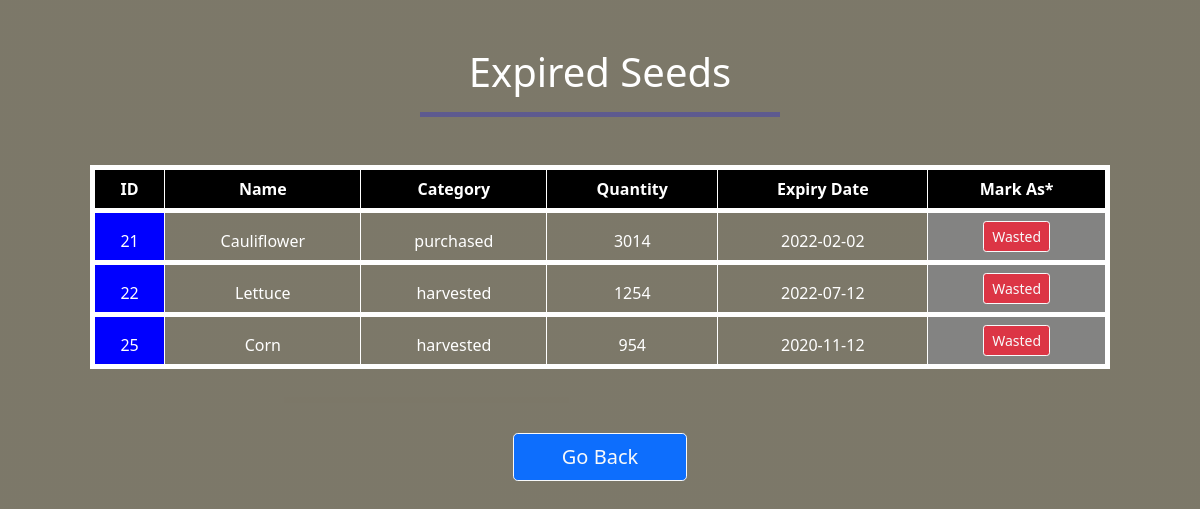
Page /expired_seed.php on the committed database.
### tables this page shows
CREATE TABLE `seed` (
  `id` int(10) UNSIGNED NOT NULL,
  `name` varchar(150) NOT NULL,
  `category` varchar(50) NOT NULL,
  `ptime` varchar(20) NOT NULL,
  `quantity` int(10) NOT NULL,
  `edate` date NOT NULL,
  `simage` varchar(250) NOT NULL
);

### expired_seed.php (the view, shortened to what this page needs)
<?php
include("connection.php");
function show()
{
    $now = time();
    global $conn;
    $qry1 = "SELECT * FROM `seed`";
    $run1 = mysqli_query($conn,$qry1);
    $table1 = '<table  class="table table-bordered mb-3" style="width:85%; text-align: center; margin: auto; color: white; border: 5px solid white">
    <thead>
          <tr style="background-color: black">
            <th align="left">ID</th>
            <th align="left">Name</th>
            <th align="left">Category</th>
            <th align="left">Quantity</th>
            <th align="left">Expiry Date</th>
            <th align="left">Mark As*</th>
          </tr>';
    while($data1=mysqli_fetch_assoc($run1))
    {
        $ddate = $data1['edate'];
        $date1 = strtotime("$ddate");
        $diff = ($date1 - $now)  / (60 * 60 * 24);
        if ($diff < 0)
        {
            $table1 .= '<tr  style="border: 5px solid">
                <td style="background-color: blue">'.$data1['id'].'</td>
                <td>'.$data1['name'].'</td>
                <td>'.$data1['category'].'</td>
                <td>'.$data1['quantity'].'</td>
                <td>'.$data1['edate'].'</td>
                <td style="background-color: #838382">
                <a href="wasted.php?id='.$data1['id'].'">
                <input type="button" class="btn btn-danger btn-sm btn-outline-light" value="Wasted"></a>
                </tr>';
        }
    }
    $table1 .= '</table>';
    echo $table1;
}
?>
<html>
<head>
    <link href="https://cdn.jsdelivr.net/npm/bootstrap@5.1.3/dist/css/bootstrap.min.css" rel="stylesheet">
</head>
<body>
<h1 class="text-center mt-5" style="color: white">Expired Seeds</h1>
    <center><hr class = "mb-5" style="width: 30%; color: blue; height: 5px"></center>
<?php show(); ?>
    <center>
  <a href="emp_mainpage.php" class="btn btn-primary btn-lg px-5 mt-5 w-30 btn-outline-light" role="button">Go Back</a>
    </center>
</body>
</html>

### expired_seed.php (style rules this page uses)
body { background: linear-gradient(rgba(0, 0, 0, 0.3), rgba(0, 0, 0, 0.3)), url(images/view-emp.png); background-size: cover; }

### rows in the picture
seed: id "21", name "Cauliflower", category "purchased", quantity "3014", edate "2022-02-02"
seed: id "22", name "Lettuce", category "harvested", quantity "1254", edate "2022-07-12"
seed: id "25", name "Corn", category "harvested", quantity "954", edate "2020-11-12"
